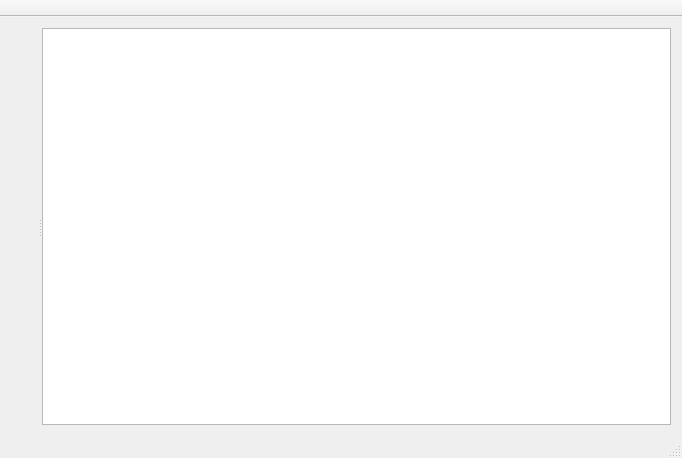
<?xml version="1.0" encoding="UTF-8"?>
<ui version="4.0">
 <class>ProjectManagerView</class>
 <widget class="QMainWindow" name="ProjectManagerView">
  <property name="geometry">
   <rect>
    <x>0</x>
    <y>0</y>
    <width>682</width>
    <height>458</height>
   </rect>
  </property>
  <property name="contextMenuPolicy">
   <enum>Qt::NoContextMenu</enum>
  </property>
  <property name="windowTitle">
   <string>ProjectManagerView</string>
  </property>
  <widget class="QWidget" name="centralWidget">
   <layout class="QGridLayout" name="gridLayout">
    <item row="0" column="0">
     <widget class="QSplitter" name="splitter">
      <property name="orientation">
       <enum>Qt::Horizontal</enum>
      </property>
      <widget class="ModelTreeWidget" name="treeWidget" native="true">
       <layout class="QVBoxLayout" name="verticalLayout">
        <property name="leftMargin">
         <number>0</number>
        </property>
        <property name="topMargin">
         <number>0</number>
        </property>
        <property name="bottomMargin">
         <number>0</number>
        </property>
       </layout>
      </widget>
      <widget class="ModelListView" name="listView">
       <property name="spacing">
        <number>10</number>
       </property>
       <property name="uniformItemSizes">
        <bool>true</bool>
       </property>
      </widget>
     </widget>
    </item>
   </layout>
  </widget>
  <widget class="QToolBar" name="toolBar">
   <property name="movable">
    <bool>false</bool>
   </property>
   <attribute name="toolBarArea">
    <enum>TopToolBarArea</enum>
   </attribute>
   <attribute name="toolBarBreak">
    <bool>false</bool>
   </attribute>
  </widget>
  <widget class="QStatusBar" name="statusBar"/>
 </widget>
 <layoutdefault spacing="6" margin="11"/>
 <customwidgets>
  <customwidget>
   <class>ModelListView</class>
   <extends>QListView</extends>
   <header>ModelListView.h</header>
  </customwidget>
  <customwidget>
   <class>ModelTreeWidget</class>
   <extends>QWidget</extends>
   <header location="global">ModelTreeWidget.h</header>
   <container>1</container>
  </customwidget>
 </customwidgets>
 <resources/>
 <connections/>
</ui>
